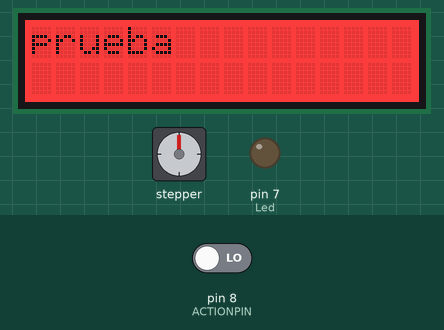
The sketch below on a simulated Arduino Uno, built with avr-gcc and run on an emulated ATmega328P. On the bench: stepper motor, 16×2 character LCD, output pins drawn as LEDs (lit = HIGH). Wiring (inferred from the names in the program): stepper motor driver (200 steps per turn assumed): step pin 12; direction pin 11; enable pin 10. Inputs (shaded band) come from the test bench; at power-on: pin 8 (ACTIONPIN) LOW. Pins used as bus, display or sensor lines are not drawn.

Above: at 0.1 s.
2.3 s: pin 8 (ACTIONPIN) driven HIGH
11.0 s: pin 8 (ACTIONPIN) driven LOW
At 13.1 s:
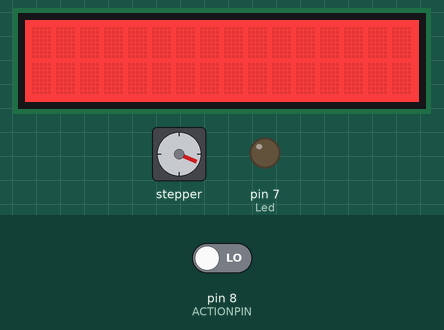
At 13.8 s:
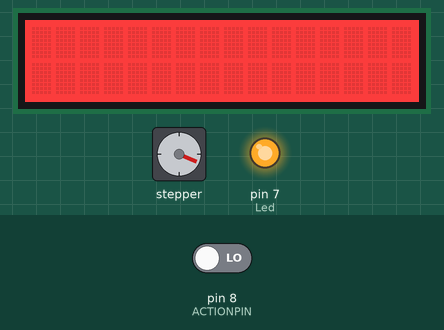
14.0 s: pin 8 (ACTIONPIN) driven HIGH
At 24.6 s:
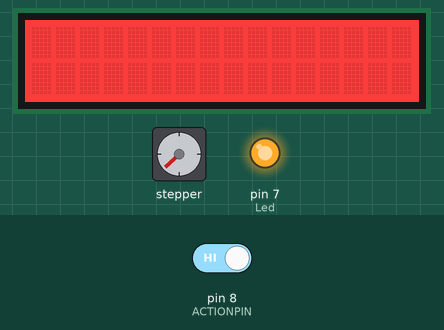
Timing chart, 0 to 27.8 s (numbered marks = the images above; inputs shaded):
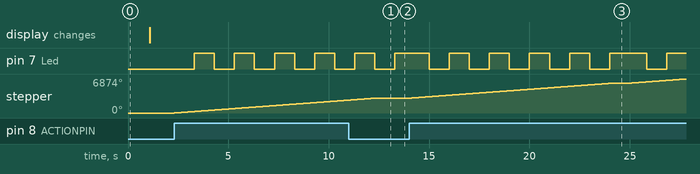

The sketch:

prueba_de_motor_con_boton.ino
```cpp
#include<TimerOne.h>
#define STEPPIN 12
#define DIRPIN 11
#define ENAPIN 10

#define ACTIONPIN 8

#define Led 7

#include "DFRobot_LCD.h"

  const int colorR = 255;
  const int colorG = 0;
  const int colorB = 0;
  DFRobot_LCD lcd(16,2);  //16 characters and 2 lines of show

volatile int tiempo_t=0;
const int STEPTIME = 3;

void setup() {
  // put your setup code here, to run once:
  pinMode(STEPPIN,OUTPUT);
  pinMode(DIRPIN,OUTPUT);
  pinMode(ENAPIN,OUTPUT);

  pinMode(ACTIONPIN,INPUT);

  pinMode(Led,OUTPUT);
  //digitalWrite(ENAPIN,LOW);
  lcd.init();
  lcd.setRGB(colorR, colorG, colorB);//If the module is a monochrome screen, you need to shield it
  lcd.print("prueba");
  delay(1000);
  lcd.clear();
  //Timer1.initialize(1000000);                      //Configura el timer en 1 segundo
  //Timer1.attachInterrupt(Temporizador);            //Configura la interrupcion del timer 1
}

void loop() {
  // put your main code here, to run repeatedly:
    lcd.print(tiempo_t);
    lcd.clear();
    if(digitalRead(ACTIONPIN))
    {
      tiempo_t=10;
      Timer1.initialize(1000000);                      //Configura el timer en 1 segundo
      Timer1.attachInterrupt(Temporizador);            //Configura la interrupcion del timer 1
      digitalWrite(ENAPIN,LOW);
      do{
      forward(200);
      }
      while(tiempo_t>0);
    }
    else
    {
      //detachInterrupt(Temporizador);
      //digitalWrite(ENAPIN,HIGH);
      //tiempo_t=0;
    }

}

void Temporizador(void)
{
  digitalWrite(Led, digitalRead(Led)^1);   //invierte el estado del led
  tiempo_t--;

  if(tiempo_t<=0)
  {
    digitalWrite(ENAPIN,HIGH);
    //tiempo_t=5;
  }
  /*if(Start==1)                             //condicional para que se efectue la cuenta regresiva
  {
   // tiempo_t--;
   // sprintf(Text,"tiempo: %d",tiempo);
   // lcd.print(tiempo);
  /* if(tiempo_t==0)                           //Reinicia los conteos a 0 para volver a empezar
    {
      Start=2;
      seg=0;
      minut=0;
      hora=0;
      digitalWrite(fin,HIGH);

    }
  }*/
}


void forward(int steps){
  int i;
 // digitalWrite(ENAPIN,LOW);//ENABLE IS ACTIVE LOW
  digitalWrite(DIRPIN,HIGH);//SET DIRECTION
  for(i=0;i<steps;i++){
    digitalWrite(STEPPIN,HIGH);
    delay(STEPTIME);
    digitalWrite(STEPPIN,LOW);
    delay(STEPTIME);
  }
 //digitalWrite(ENAPIN,HIGH);//DISABLE STEPPER
}

void reverse(int steps){
  int i;
 // digitalWrite(ENAPIN,LOW);//ENABLE IS ACTIVE LOW
  digitalWrite(DIRPIN,LOW);//SET DIRECTION
  for(i=0;i<steps;i++){
    digitalWrite(STEPPIN,HIGH);
    delay(STEPTIME);
    digitalWrite(STEPPIN,LOW);
    delay(STEPTIME);
  }
  digitalWrite(ENAPIN,HIGH);//DISABLE STEPPER
}
```

Measured:
- after the input at 2.3 s, pin 7 (Led): alternates HIGH for 1.0 s and LOW for 1.0 s, starting after 1.0 s; stepper: keeps turning clockwise at about 300°/s, starting at once
- after the input at 11.0 s, stepper: goes on until 12.3 s, then stays 2993°
- after the input at 14.0 s, stepper: turns 2993° clockwise in 10.0 s, then 886° clockwise in 3.0 s
